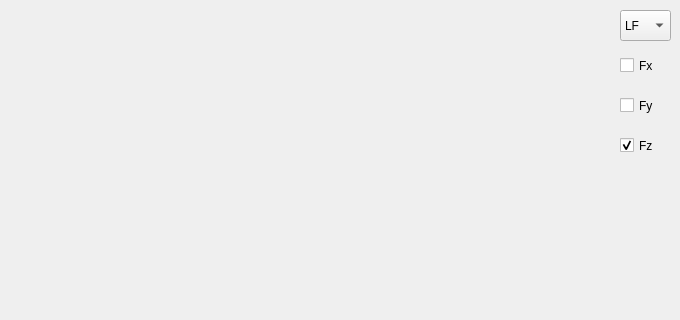
      <widget class="QWidget" name="tab_7">
       <attribute name="title">
        <string>extF</string>
       </attribute>
       <widget class="QCustomPlot" name="plot_LFextF" native="true">
        <property name="geometry">
         <rect>
          <x>0</x>
          <y>0</y>
          <width>611</width>
          <height>311</height>
         </rect>
        </property>
       </widget>
       <widget class="QComboBox" name="Combo_Foot">
        <property name="geometry">
         <rect>
          <x>620</x>
          <y>10</y>
          <width>51</width>
          <height>31</height>
         </rect>
        </property>
        <property name="font">
         <font>
          <pointsize>9</pointsize>
         </font>
        </property>
        <property name="currentText">
         <string>LF</string>
        </property>
        <property name="currentIndex">
         <number>3</number>
        </property>
        <property name="maxVisibleItems">
         <number>10</number>
        </property>
        <item>
         <property name="text">
          <string>RH</string>
         </property>
        </item>
        <item>
         <property name="text">
          <string>LH</string>
         </property>
        </item>
        <item>
         <property name="text">
          <string>RF</string>
         </property>
        </item>
        <item>
         <property name="text">
          <string>LF</string>
         </property>
        </item>
       </widget>
       <widget class="QCheckBox" name="CB_extF_y">
        <property name="geometry">
         <rect>
          <x>620</x>
          <y>90</y>
          <width>51</width>
          <height>31</height>
         </rect>
        </property>
        <property name="font">
         <font>
          <pointsize>9</pointsize>
         </font>
        </property>
        <property name="text">
         <string>Fy</string>
        </property>
        <property name="checked">
         <bool>false</bool>
        </property>
       </widget>
       <widget class="QCheckBox" name="CB_extF_x">
        <property name="geometry">
         <rect>
          <x>620</x>
          <y>50</y>
          <width>51</width>
          <height>31</height>
         </rect>
        </property>
        <property name="font">
         <font>
          <pointsize>9</pointsize>
         </font>
        </property>
        <property name="text">
         <string>Fx</string>
        </property>
        <property name="checked">
         <bool>false</bool>
        </property>
       </widget>
       <widget class="QCheckBox" name="CB_extF_z">
        <property name="geometry">
         <rect>
          <x>620</x>
          <y>130</y>
          <width>51</width>
          <height>31</height>
         </rect>
        </property>
        <property name="font">
         <font>
          <pointsize>9</pointsize>
         </font>
        </property>
        <property name="text">
         <string>Fz</string>
        </property>
        <property name="checked">
         <bool>true</bool>
        </property>
       </widget>
      </widget>
